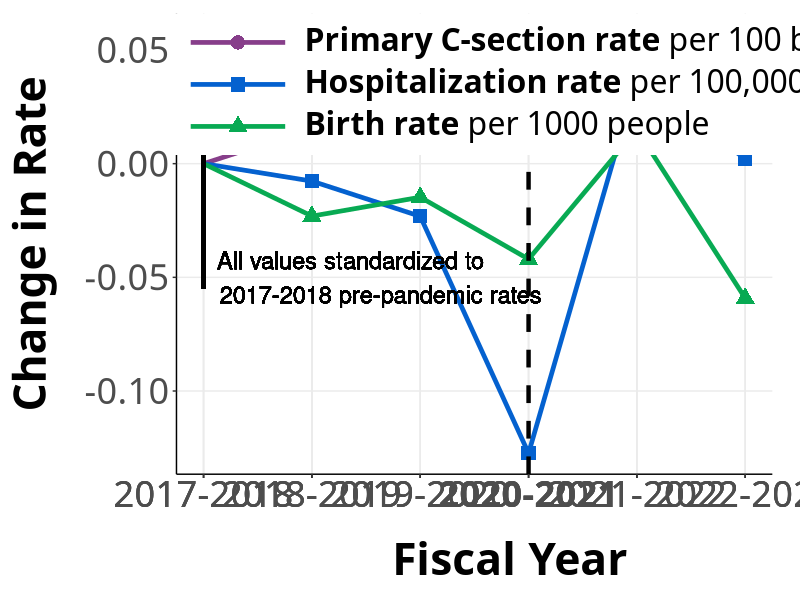

Reproduce this figure in R. (Note: this script raises an error after producing the figure.)
# C-Section Risk in Canada: The Pandemic Effect
# R Script for Data Visualization
# Authors: Maria Ahmed, Zilin Li, Kate Marr-Laing
# October 2025

# Loading libraries 
library(systemfonts)
library(tidyverse)
library(gganimate)
library(ggplot2)

# Loading data
csec_data <-read.csv("Plot_Data(Ahmed,Li,Marr-Laing).csv")

# Data cleaning and calculations of rate change
csec_data <- csec_data %>%
  arrange(csec_data) %>%
  mutate(csec_rate_change = c(0, diff(primary_csec_rate) / primary_csec_rate[1])) %>%
  mutate(hosp_rate_change = c(0, diff(standardized_hosp_rate_per_100000) / standardized_hosp_rate_per_100000[1])) %>%
  mutate(birth_rate_change = c(0, diff(birth_rate) / birth_rate[1]))

csec_data <- csec_data %>%
  select(c("fiscal_year", "csec_rate_change", "hosp_rate_change", "birth_rate_change"))

csec_long <- reshape2::melt(csec_data, id.vars = "fiscal_year")
csec_long <- csec_long %>%
  mutate(variable = as.factor(variable)) %>%
  mutate(value = as.numeric(value)) %>%
  mutate(start_year = as.numeric(substring(fiscal_year, 1, 4))) 

csec_long <- csec_long %>%
  mutate(start_year_date = ymd(paste0(start_year, "-01-01")))

# defining order and colours for visualization
rate_order <- c("csec_rate_change", "hosp_rate_change", "birth_rate_change")
rate_colors <- c("hosp_rate_change" = "#0461CF", "birth_rate_change" = "#08AA53", "csec_rate_change" = "#873E8A")
text_label <- "All values standardized to\n2017-2018 pre-pandemic rates"

point_data <- csec_long %>%
  filter(start_year != "2017") 

# Creating plot for visualization
plot <- ggplot(csec_long, aes(x = start_year, y = value, color = variable, shape = variable, group = variable)) +
  geom_line(aes(x = start_year, y = value, color = variable, group = variable), linewidth = 1.6) +
  geom_point(data = point_data, 
             aes(x = start_year, y = value, color = variable, group = variable), size = 4.5) +
  theme_bw() +
  scale_x_continuous(breaks = csec_long$start_year, labels = csec_long$fiscal_year) +
  ylab("Change in Rate") +
  xlab("Fiscal Year") +
  theme(axis.text = element_text(size = 26),
        axis.text.y = element_text(size = 26),
        axis.title.x = element_text(margin = margin(t=20), size = 32, face = "bold", hjust = 0.598),
        axis.title.y = element_text(margin = margin(r = 20), size = 32, face = "bold"),
        axis.line = element_line(color = "black"),
        panel.border = element_blank(),
        panel.grid.minor = element_blank(),
        text = element_text(family = "Calibri"),
        plot.margin = margin(t = 10, r = 20, b = 10, l = 10),  # top, right, bottom, left
        legend.position = "inside",
        legend.justification = c(0.033, 1),
        legend.text = element_text(size = 23),
        legend.key.size = unit(2.1, 'lines'),
        legend.key.width = unit(3, "cm"),  
        legend.spacing.y = unit(2, "cm"),
        legend.title = element_blank(),
        axis.text.x = element_text(face = ifelse(levels(factor(csec_long$fiscal_year)) 
                                                 == "2020-2021", "bold", "plain")),) +
  geom_segment(aes(x = 2017, y = -0.055, yend = 0.01), color = "black", linewidth = 1.5) +
  geom_vline(xintercept = 2020, linetype = "dashed", color = "black", size = 1.5) +
  geom_text(aes(x = 2017, y = -0.05, label = text_label), hjust = -0.05, color = "black", size = 6) + 
  theme(text = element_text(family = "Calibri")) +
  scale_color_manual(labels = expression(bold("Primary C-section rate") ~ "per 100 births", 
                                         bold("Hospitalization rate") ~ "per 100,000 people", 
                                         bold("Birth rate") ~ "per 1000 people"),
                     values = rate_colors) +
  scale_shape_manual(values = c("csec_rate_change" = 16,   # Circle
                                "hosp_rate_change" = 15,   # Square
                                "birth_rate_change" = 17)) +   # Triangle
  guides(color = guide_legend(override.aes = list(shape = c(16, 15, 17), size = 4.5, fill = NA)),
         shape = "none")

#Animating plot 
animated_plot <- plot + transition_reveal(start_year)
animate(animated_plot, width=1900, height=950, fps = 20, renderer=gifski_renderer(loop=TRUE), res = 120) 
